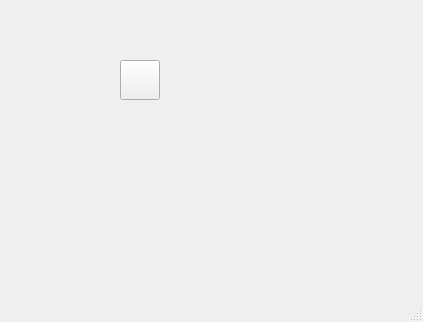
<?xml version="1.0" encoding="UTF-8"?>
<ui version="4.0">
 <class>MainWindow</class>
 <widget class="QMainWindow" name="MainWindow">
  <property name="geometry">
   <rect>
    <x>0</x>
    <y>0</y>
    <width>423</width>
    <height>322</height>
   </rect>
  </property>
  <property name="windowTitle">
   <string>MainWindow</string>
  </property>
  <widget class="QWidget" name="centralwidget">
   <widget class="QPushButton" name="pb">
    <property name="geometry">
     <rect>
      <x>120</x>
      <y>60</y>
      <width>40</width>
      <height>40</height>
     </rect>
    </property>
    <property name="text">
     <string/>
    </property>
    <property name="icon">
     <iconset>
      <normaloff>0.png</normaloff>0.png</iconset>
    </property>
    <property name="iconSize">
     <size>
      <width>40</width>
      <height>40</height>
     </size>
    </property>
    <property name="autoRepeatDelay">
     <number>291</number>
    </property>
   </widget>
   <widget class="QLabel" name="lbl">
    <property name="geometry">
     <rect>
      <x>60</x>
      <y>60</y>
      <width>40</width>
      <height>40</height>
     </rect>
    </property>
    <property name="text">
     <string/>
    </property>
    <property name="pixmap">
     <pixmap>0.png</pixmap>
    </property>
   </widget>
  </widget>
  <widget class="QMenuBar" name="menubar">
   <property name="geometry">
    <rect>
     <x>0</x>
     <y>0</y>
     <width>423</width>
     <height>26</height>
    </rect>
   </property>
  </widget>
  <widget class="QStatusBar" name="statusbar"/>
 </widget>
 <resources/>
 <connections/>
</ui>
